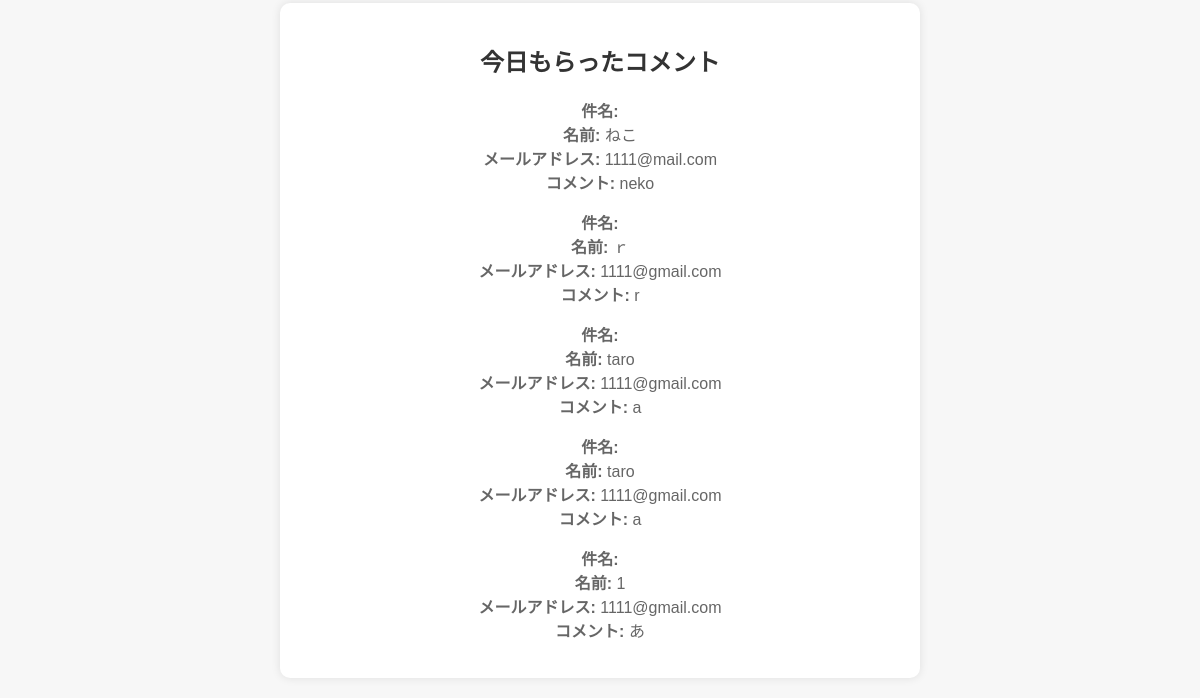
Before: / (lower part) with the older database file.
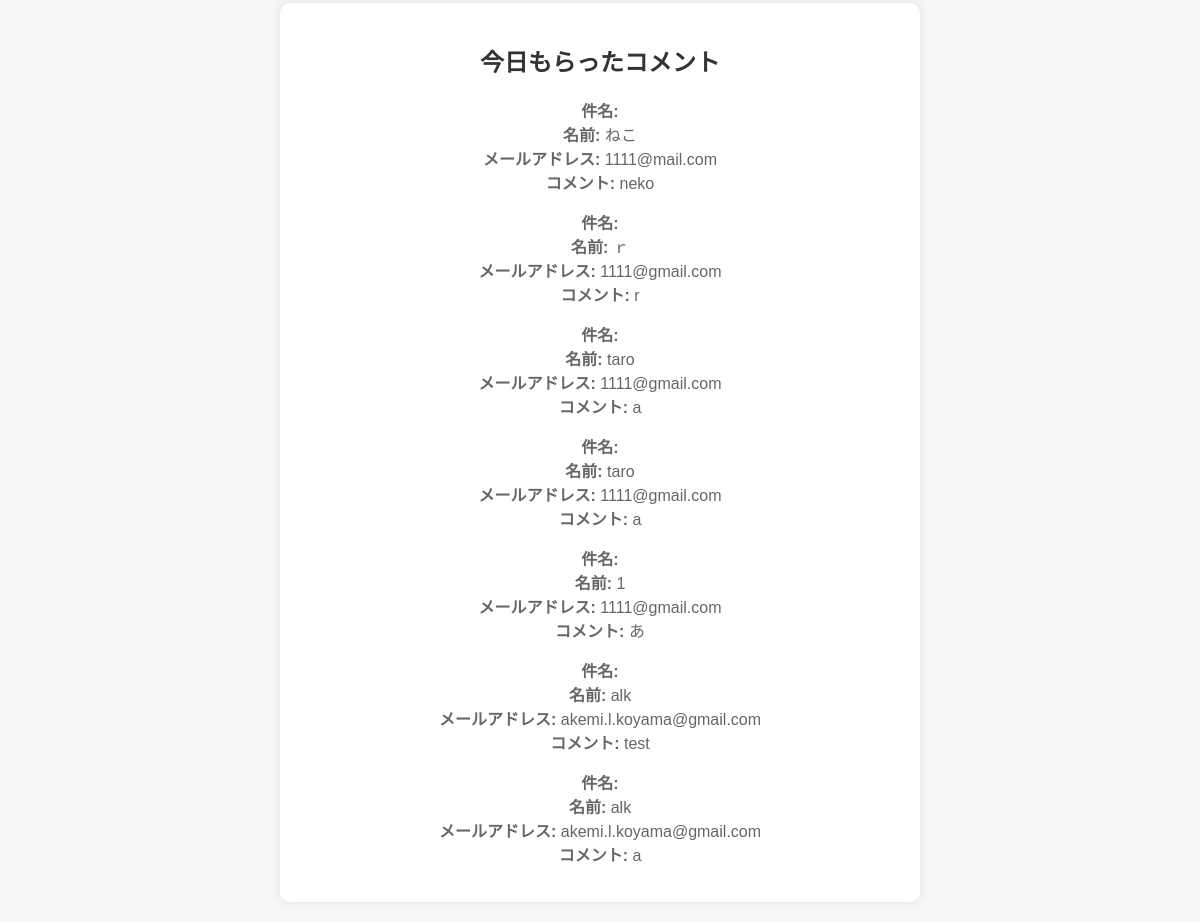
After: the same page with the newer database file.
### tables this page shows
CREATE TABLE `comments` (
  `ID` int(11) NOT NULL AUTO_INCREMENT,
  `name` varchar(255) NOT NULL,
  `email` varchar(255) NOT NULL,
  `message` text NOT NULL,
  `created_at` timestamp NOT NULL DEFAULT current_timestamp(),
  `subject` int(11) DEFAULT NULL,
  PRIMARY KEY (`ID`)
);

### index.php (the view, shortened to what this page needs)
<!DOCTYPE html>
<html lang="ja">
<head>
    <link rel="stylesheet" href="index.css">
</head>
<body>
    <section>
        <h2>今日もらったコメント</h2>
        <?php
$servername = "localhost";
$username = "root";
$password = "";
$dbname = "git_test";
try {
  $conn = new PDO("mysql:host=$servername;dbname=$dbname", $username, $password);
  $conn->setAttribute(PDO::ATTR_ERRMODE, PDO::ERRMODE_EXCEPTION);
  $sql = "SELECT * FROM comments";
  $stmt = $conn->prepare($sql);
  $stmt->execute();
  $subject = "";
  if ($stmt->rowCount() > 0) {
    while ($row = $stmt->fetch(PDO::FETCH_ASSOC)) {
      echo "<p><strong>件名:</strong> " . $subject . "<br>";
      echo "<strong>名前:</strong> " . $row["name"] . "<br>";
      echo "<strong>メールアドレス:</strong> " . $row["email"] . "<br>";
      echo "<strong>コメント:</strong> " . $row["message"] . "</p>";
    }
  } else {
    echo "コメントはありません (No comments)";
  }
} catch (PDOException $e) {
  echo "エラー: " . $e->getMessage();
}
?>
    </section>
</body>
</html>

### index.css (style rules this page uses)
body { font-family: Arial, sans-serif; background-color: #f7f7f7; margin: 0; padding: 0; }
section { background-color: #fff; border-radius: 10px; margin: 20px auto; padding: 20px; max-width: 600px; box-shadow: 0 0 10px rgba(0, 0, 0, 0.1); }
h2 { color: #333; font-size: 24px; margin-bottom: 20px; text-align: center; }
p { color: #666; text-align: center; }

Changed rows visible on the page:
added comments: name "alk", email "akemi.l.koyama@gmail.com", message "test"
added comments: name "alk", email "akemi.l.koyama@gmail.com", message "a"
